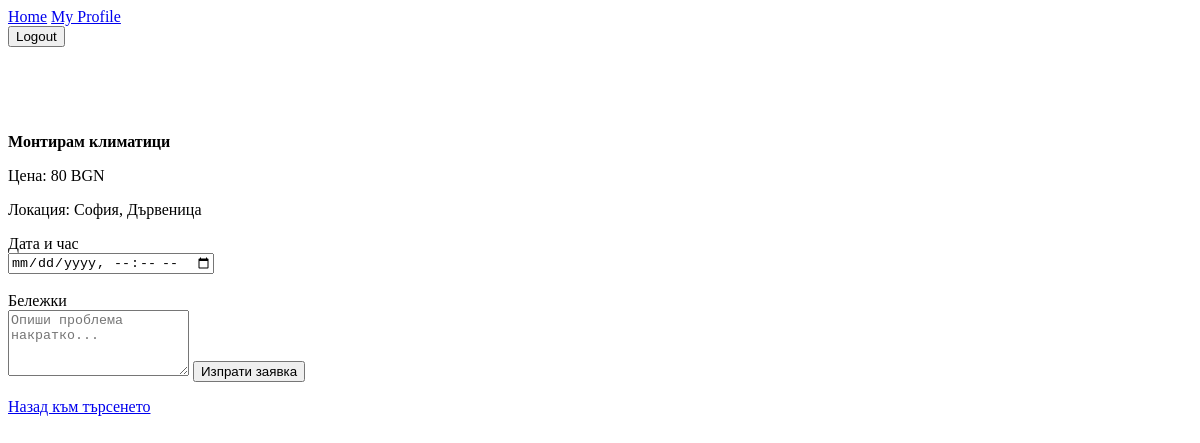
The page /services/1/book (signed in) on the database its author committed.
### app/models/service.py (models this page shows, shortened)
class Service(db.Model):
    __tablename__ = "services"
    id = db.Column(db.Integer, primary_key=True)
    provider_id = db.Column(db.Integer, db.ForeignKey("users.id"), nullable=False, index=True)
    category_id = db.Column(db.Integer, db.ForeignKey("service_categories.id"), nullable=False, index=True)
    title = db.Column(db.String(120), nullable=False)
    description = db.Column(db.Text, nullable=True)
    price = db.Column(db.Integer, nullable=True)
    location = db.Column(db.String(120), nullable=True)
    created_at = db.Column(db.DateTime, nullable=False, default=datetime.utcnow)

### app/routes/booking.py (the view, shortened to what this page needs)
@bookings_bp.route("/services/<int:service_id>/book", methods=["GET", "POST"])
@login_required
def create_booking(service_id: int):
    if current_user.role != "customer":
        flash("Само клиенти могат да правят заявки.")
        return redirect(url_for("main.home"))
    service = Service.query.get_or_404(service_id)
    pp = ProviderProfile.query.filter_by(provider_id=service.provider_id).first()
    if not pp or not pp.is_verified:
        flash("Този майстор още не е одобрен.")
        return redirect(url_for("search.search"))
    return render_template("bookings/create.html", service=service)

### app/templates/bookings/create.html (shortened to what this page needs)
{% extends "base.html" %}
{% block content %}
    <h1>Заявка за услуга</h1>
    <p><b>{{ service.title }}</b></p>
    {% if service.price %}<p>Цена: {{ service.price }} BGN</p>{% endif %}
    {% if service.location %}<p>Локация: {{ service.location }}</p>{% endif %}
    <form method="post">
        <label>Дата и час</label><br>
        <input type="datetime-local" name="scheduled_at" required><br><br>
        <label>Бележки</label><br>
        <textarea name="notes" rows="4" placeholder="Опиши проблема накратко..."></textarea>
        <button type="submit">Изпрати заявка</button>
    </form>
    <p><a href="{{ url_for('search.search') }}">Назад към търсенето</a></p>
{% endblock %}

### app/static/styles/style.css (style rules this page uses)
h1 { font-family: 'Segoe UI', Tahoma, Geneva, Verdana, sans-serif; color: white; }

### rows shown on the page
Service: title "Монтирам климатици", price "80", location "София, Дървеница"
